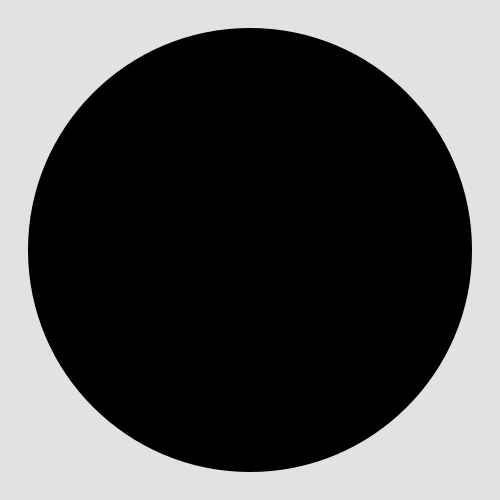
Frame 1 (no input)
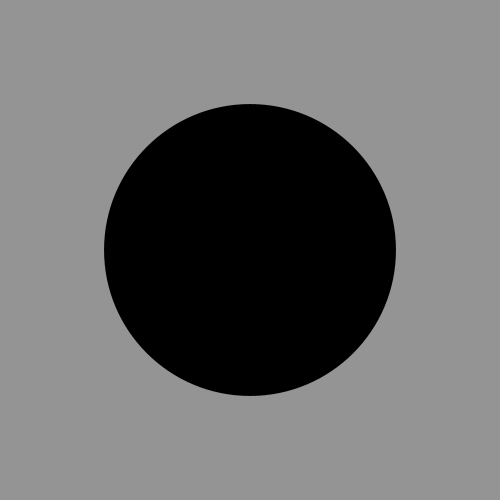
Frame 60 (the mouse pressed at the canvas centre just before this capture)
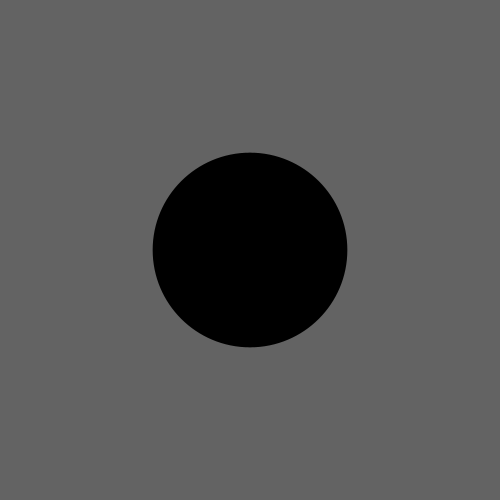
Frame 120 (the mouse held since frame 60 and released just before this capture)

The Processing sketch that drew these frames (run headless with seeded random() and noise(); from frame 60 on, the mouse is pressed at the canvas centre):

// Processing sketch: processing_144699
// ── processing_144699.pde

void setup() {
size(500,500);
}
void draw(){
int m = millis();
background(255*cos(tan(sin(PI*m/1000))),255*cos(tan(sin(PI*m/1000))),255*cos(tan(sin(PI*m/1000))));
noStroke();
fill(0);
ellipse(250,250,abs(500*cos(tan(sin(PI*m/1000)))),abs(500*cos(tan(sin(PI*m/1000)))));
}
